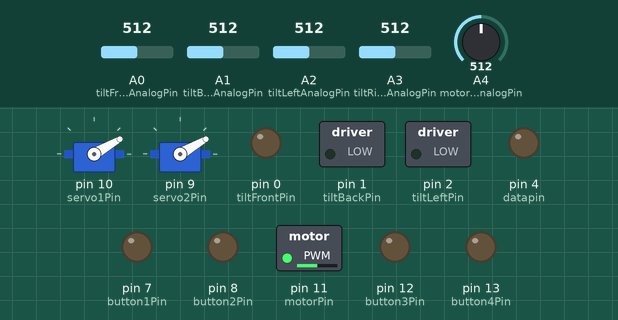
A sketch run on a simulated Arduino Uno, built with avr-gcc and run on an emulated ATmega328P. Shown: 2 × servo, switched loads named in the sketch (green lamp = pin HIGH), output pins drawn as LEDs (lit = HIGH). The inputs (shaded band) are chosen by the test bench; at power-on: A0 (tiltFrontAnalogPin) = 512, A1 (tiltBackAnalogPin) = 512, A2 (tiltLeftAnalogPin) = 512, A4 (motorDialAnalogPin) = 512, A3 (tiltRightAnalogPin) = 512. Pins used as bus, display or sensor lines are not drawn.

Above: at 1.2 s.
1.3 s: A0 (tiltFrontAnalogPin) set to 529
At 2.6 s:
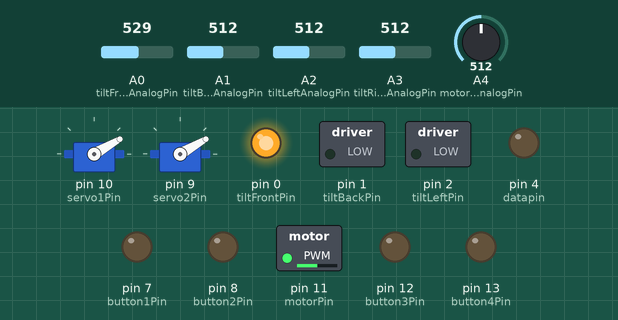
2.9 s: A1 (tiltBackAnalogPin) set to 524
At 3.8 s:
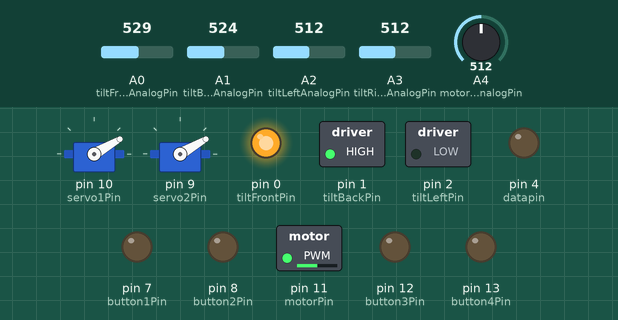
4.5 s: A2 (tiltLeftAnalogPin) set to 530
At 5.1 s:
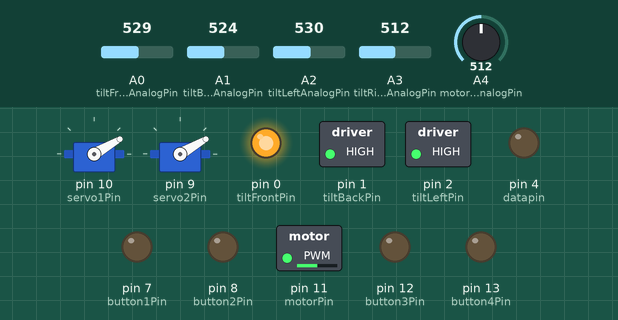
6.1 s: A4 (motorDialAnalogPin) set to 716
At 7.3 s:
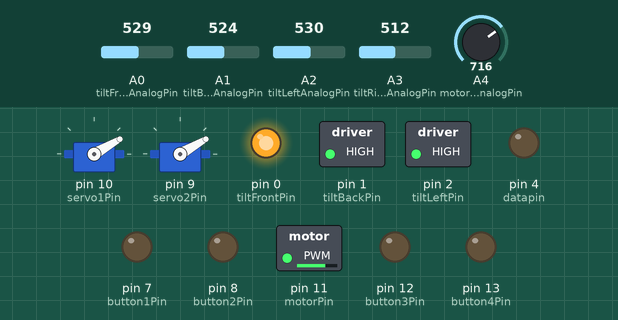
7.6 s: A1 (tiltBackAnalogPin) set to 502
At 8.6 s:
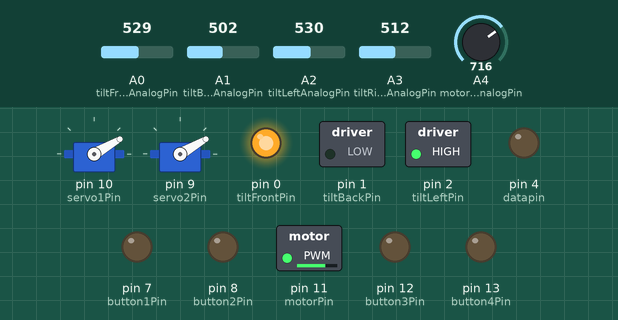
9.2 s: A0 (tiltFrontAnalogPin) set to 502
At 9.8 s:
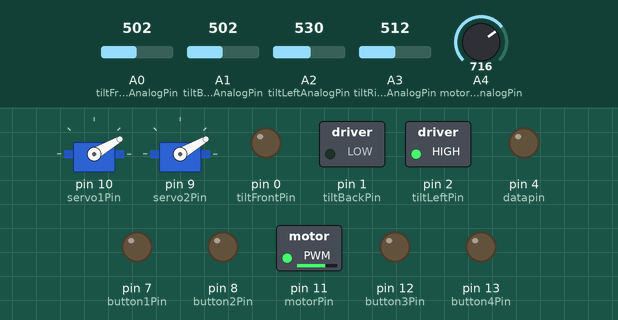
Timing chart, 0 to 11.8 s (numbered marks = the images above; inputs shaded):
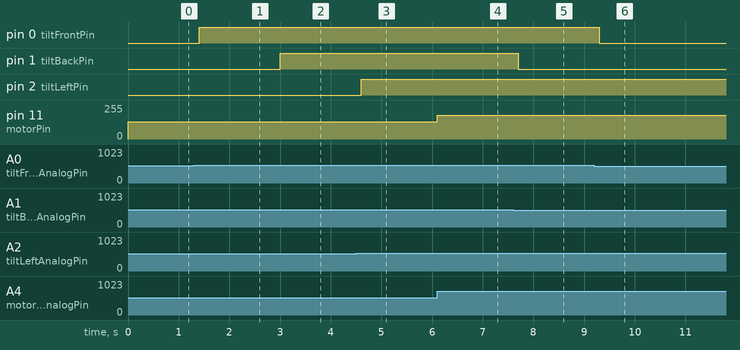

Measured:
- the behaviour switches between 512 and 513 on A0 (tiltFrontAnalogPin) (found by bisection; images 0 and 1)
- the behaviour switches between 512 and 513 on A1 (tiltBackAnalogPin) (found by bisection; images 1 and 2)
- the behaviour switches between 512 and 513 on A2 (tiltLeftAnalogPin) (found by bisection; images 2 and 3)
- after the input at 1.3 s, pin 0 (tiltFrontPin): LOW → HIGH after 0.10 s
- after the input at 2.9 s, pin 1 (tiltBackPin): LOW → HIGH after 0.10 s
- after the input at 4.5 s, pin 2 (tiltLeftPin): LOW → HIGH after 0.10 s
- after the input at 6.1 s, pin 11 (motorPin): 128/255 → 179/255 at once
- after the input at 7.6 s, pin 1 (tiltBackPin): HIGH → LOW after 0.10 s
- after the input at 9.2 s, pin 0 (tiltFrontPin): HIGH → LOW after 0.10 s

The sketch:

Ng_Lab6_Part1.ino
```cpp
#include <TimedAction.h>
#include <Servo.h>
//How many of the shift registers (daisy chain)
#define number_of_74hc595s 1
#define numOfRegisterPins number_of_74hc595s * 8
boolean registers[numOfRegisterPins];
int datapin = 4;
int latchpin = 5;
int clockpin = 6;

bool switchFront,switchBack,switchLeft,switchRight;
bool switchFrontLast=false;
bool switchBackLast=false;
bool switchLeftLast=false;
bool switchRightLast=false;
unsigned long timeFront,timeBack,timeLeft,timeRight;
bool button1,button2,button3,button4;
bool button1Last=false;
bool button2Last=false;
bool button3Last=false;
bool button4Last=false;
bool flapsUp=false;
const int flapsUpAngle = 90;
const int flapsDownAngle = 30;
boolean beaconLights_turnedOn = false;
boolean strobeLights_turnedOn = false;
bool light3=false;
int strobeBlinkCycle = 0;
int beaconBlinkCycle = 0;
const int tiltFrontPin = 0;
const int tiltBackPin = 1;
const int tiltLeftPin = 2;
const int tiltRightPin = 3;
const int landingLightsPin = 0;
const int beaconLights_LEDpin = 1;
const int strobeLights_LEDpin = 2;
const int button1Pin = 7;
const int button2Pin = 8;
const int button3Pin = 12;
const int button4Pin = 13;
const int motorPin = 11;
const int servo1Pin = 10;
const int servo2Pin = 9;
const int tiltFrontAnalogPin = 0;
const int tiltBackAnalogPin = 1;
const int tiltLeftAnalogPin = 2;
const int tiltRightAnalogPin = 3;
const int motorDialAnalogPin = 4;
Servo servo1;
Servo servo2;

void blinkStrobes()
{
 if (strobeLights_turnedOn == true) {
   // Strobe blink pattern courtesy of youtube user BRADHblackdragon in video here:
   // http://www.youtube.com/watch?v=nnGQ9kB8JG4  at the 3 minute mark
   // Blink is on at 0 and 2 tenths, off at 1 tenth and 3 through 9 tenths
   switch (strobeBlinkCycle) {
     case 0:
       shiftWrite(strobeLights_LEDpin,HIGH);
       strobeBlinkCycle ++;
       break;
     case 1:
       shiftWrite(strobeLights_LEDpin,LOW);
       strobeBlinkCycle ++;
       break;
     case 2:
       shiftWrite(strobeLights_LEDpin,HIGH);
       strobeBlinkCycle ++;
       break;
     default:
       shiftWrite(strobeLights_LEDpin,LOW);
       strobeBlinkCycle ++;
       if (strobeBlinkCycle == 10){
         strobeBlinkCycle = 0;
       }
   }
 }
}

void blinkBeacons()
{
 if (beaconLights_turnedOn == true) {
   // Beacon blink pattern courtesy of youtube user BRADHblackdragon in video here:
   // http://www.youtube.com/watch?v=nnGQ9kB8JG4  at the 3 minute mark
   switch (beaconBlinkCycle) {
     case 0:
       shiftWrite(beaconLights_LEDpin,LOW);
       beaconBlinkCycle ++;
       break;
     case 1:
       shiftWrite(beaconLights_LEDpin,LOW);
       beaconBlinkCycle ++;
       break;
     case 2:
       shiftWrite(beaconLights_LEDpin,LOW);
       beaconBlinkCycle ++;
       break;
     case 3:
       shiftWrite(beaconLights_LEDpin,LOW);
       beaconBlinkCycle ++;
       break;
     case 4:
       shiftWrite(beaconLights_LEDpin,LOW);
       beaconBlinkCycle ++;
       break;
     case 5:
       shiftWrite(beaconLights_LEDpin,HIGH);
       beaconBlinkCycle ++;
       break;
     default:
       shiftWrite(beaconLights_LEDpin,LOW);
       beaconBlinkCycle ++;
       if (beaconBlinkCycle == 10){
         beaconBlinkCycle = 0;
       }
   }
 }
}
TimedAction beaconAction=TimedAction(100,blinkBeacons);
TimedAction strobeAction=TimedAction(100,blinkStrobes);


//set all register pins to LOW
void clearRegisters(){
  for(int i = numOfRegisterPins - 1; i >=  0; i--){
     registers[i] = LOW;
  }
}

//Set and display registers
//Only call AFTER all values are set how you would like (slow otherwise)
void writeRegisters(){

  digitalWrite(latchpin, LOW);

  for(int i = numOfRegisterPins - 1; i >=  0; i--){
    digitalWrite(clockpin, LOW);

    int val = registers[i];

    digitalWrite(datapin, val);
    digitalWrite(clockpin, HIGH);

  }
  digitalWrite(latchpin, HIGH);

}

//set an individual pin HIGH or LOW
void shiftWrite(int index, int value){
  registers[index] = value;
}


void setup(){
  for(int a=0;a<14;a++)
    pinMode(a,OUTPUT);
  servo1.attach(servo1Pin);
  servo2.attach(servo2Pin);
  clearRegisters();
  writeRegisters();
}
void loop(){
  writeRegisters();
  beaconAction.check();
  strobeAction.check();
  switchFront=(analogRead(tiltFrontAnalogPin)>512);
  switchBack=(analogRead(tiltBackAnalogPin)>512);
  switchLeft=(analogRead(tiltLeftAnalogPin)>512);
  switchRight=(analogRead(tiltRightAnalogPin)>512);
  analogWrite(motorPin,analogRead(motorDialAnalogPin)/4);
  button1=digitalRead(button1Pin);
  button2=digitalRead(button2Pin);
  button3=digitalRead(button3Pin);
  button4=digitalRead(button4Pin);
  if(button1!=button1Last&&button1==true){
    if(beaconLights_turnedOn==true){
      beaconLights_turnedOn=false;
    }else{
      beaconLights_turnedOn=true;
    }
  }
  button1Last=button1;
  if(button2!=button2Last&&button2==true){
    if(strobeLights_turnedOn==true){
      strobeLights_turnedOn=false;
    }else{
      strobeLights_turnedOn=true;
    }
  }
  button2Last=button2;
  if(button3!=button3Last&&button3==true){
    if(light3==true){
      shiftWrite(landingLightsPin,LOW);
      light3=false;
    }else{
      shiftWrite(landingLightsPin,HIGH);
      light3=true;
    }
  }
  button3Last=button3;
  if(button4!=button4Last&&button4==true){
    if(flapsUp==true){
      //servo1.write(flapsUpAngle);
      //servo2.write(flapsUpAngle);
      flapsUp=false;
    }else{
      //servo1.write(flapsDownAngle);
      //servo2.write(flapsDownAngle);
      flapsUp=true;
    }
  }
  button4Last=button4;
  if(flapsUp==true){
    servo1.write(flapsUpAngle);
    servo2.write(flapsUpAngle);
  }else{
    servo1.write(flapsDownAngle);
    servo2.write(flapsDownAngle);
  }
  if(switchFront!=switchFrontLast)
    timeFront=millis();
  if ((millis()-timeFront)>100){
    if(switchFront)
      digitalWrite(tiltFrontPin,HIGH);
    else
      digitalWrite(tiltFrontPin,LOW);
  }
  switchFrontLast=switchFront;
  if(switchBack!=switchBackLast)
    timeBack=millis();
  if ((millis()-timeBack)>100){
    if(switchBack)
      digitalWrite(tiltBackPin,HIGH);
    else
      digitalWrite(tiltBackPin,LOW);
  }
  switchBackLast=switchBack;
  if(switchLeft!=switchLeftLast)
    timeLeft=millis();
  if ((millis()-timeLeft)>100){
    if(switchLeft)
      digitalWrite(tiltLeftPin,HIGH);
    else
      digitalWrite(tiltLeftPin,LOW);
  }
  switchLeftLast=switchLeft;
  if(switchRight!=switchRightLast)
    timeRight=millis();
  if ((millis()-timeRight)>100){
    if(switchRight)
      digitalWrite(tiltRightPin,HIGH);
    else
      digitalWrite(tiltRightPin,LOW);
  }
  switchRightLast=switchRight;
}
```
